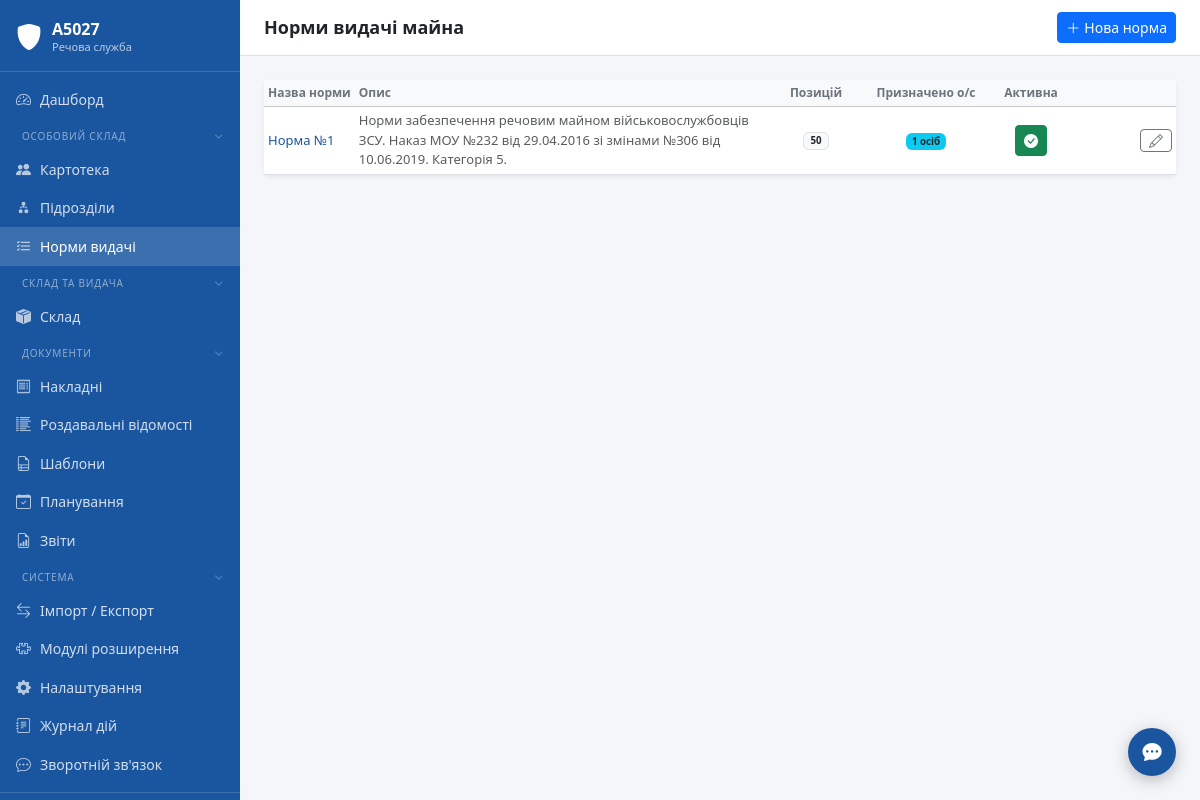
The page /supply-norms/ (signed in) on the database its author committed.
### tables this page shows
CREATE TABLE settings (
            key TEXT PRIMARY KEY,
            value TEXT NOT NULL DEFAULT '',
            updated_at TEXT NOT NULL DEFAULT (datetime('now','localtime'))
        );

CREATE TABLE supply_norms (
            id          INTEGER PRIMARY KEY AUTOINCREMENT,
            name        TEXT NOT NULL UNIQUE,
            description TEXT,
            is_active   INTEGER NOT NULL DEFAULT 1,
            created_at  TEXT NOT NULL DEFAULT (datetime('now','localtime')),
            updated_at  TEXT NOT NULL DEFAULT (datetime('now','localtime'))
        );

### modules/supply_norms/routes.py (the view)
@bp.route("/")
@login_required
def index():
    conn = get_connection()
    norms = conn.execute("""
        SELECT sn.*,
               COUNT(DISTINCT sni.id)  AS items_count,
               COUNT(DISTINCT p.id)    AS assigned_count
        FROM supply_norms sn
        LEFT JOIN supply_norm_items sni ON sni.norm_id = sn.id
        LEFT JOIN personnel p ON p.norm_id = sn.id AND p.is_active = 1
        GROUP BY sn.id
        ORDER BY sn.is_active DESC, sn.name
    """).fetchall()
    conn.close()
    return render_template("supply_norms/index.html", norms=norms)

### templates/supply_norms/index.html (shortened to what this page needs)
{% extends "base.html" %}
{% block page_title %}Норми видачі майна{% endblock %}
{% block topbar_actions %}
<a href="{{ url_for('supply_norms.new') }}" class="btn btn-sm btn-primary">
    <i class="bi bi-plus-lg me-1"></i>Нова норма
</a>
{% endblock %}
{% block content %}
{% if norms %}
<div class="card border-0 shadow-sm">
    <div class="card-body p-0">
        <table class="table table-sm table-hover mb-0 align-middle">
            <thead class="table-light">
                <tr>
                    <th>Назва норми</th>
                    <th>Опис</th>
                    <th style="width:100px" class="text-center">Позицій</th>
                    <th style="width:120px" class="text-center">Призначено о/с</th>
                    <th style="width:90px" class="text-center">Активна</th>
                    <th style="width:100px"></th>
                </tr>
            </thead>
            <tbody>
                {% for n in norms %}
                <tr class="{{ 'text-muted' if not n.is_active }}">
                    <td>
                        <a href="{{ url_for('supply_norms.edit', norm_id=n.id) }}"
                           class="fw-medium text-decoration-none">
                            {{ n.name }}
                        </a>
                    </td>
                    <td class="text-muted small">{{ n.description or '—' }}</td>
                    <td class="text-center">
                        <span class="badge bg-light text-dark border">{{ n.items_count }}</span>
                    </td>
                    <td class="text-center">
                        {% if n.assigned_count %}
                        <span class="badge bg-info text-dark">{{ n.assigned_count }} осіб</span>
                        {% else %}
                        <span class="text-muted small">—</span>
                        {% endif %}
                    </td>
                    <td class="text-center">
                        <button type="button"
                                class="btn btn-sm {{ 'btn-success' if n.is_active else 'btn-outline-secondary' }} btn-toggle-norm"
                                data-norm-id="{{ n.id }}"
                                title="{{ 'Деактивувати' if n.is_active else 'Активувати' }}">
                            <i class="bi {{ 'bi-check-circle-fill' if n.is_active else 'bi-circle' }}"></i>
                        </button>
                    </td>
                    <td class="text-end">
                        <a href="{{ url_for('supply_norms.edit', norm_id=n.id) }}"
                           class="btn btn-sm btn-outline-secondary py-0">
                            <i class="bi bi-pencil"></i>
                        </a>
                    </td>
                </tr>
                {% endfor %}
            </tbody>
        </table>
    </div>
</div>
{% endif %}
{% endblock %}

### templates/base.html (shortened to what this page needs)
<!DOCTYPE html>
<html lang="uk">
<head>
    <link rel="stylesheet" href="{{ url_for('static', filename='css/bootstrap.min.css') }}">
    <link rel="stylesheet" href="{{ url_for('static', filename='css/bootstrap-icons.min.css') }}">
    <link rel="stylesheet" href="{{ url_for('static', filename='css/main.css') }}">
    <link rel="stylesheet" href="{{ url_for('static', filename='css/theme-' ~ (session.get('theme') or 'default') ~ '.css') }}">
</head>
<body>
<div class="app-wrapper">
    <nav class="app-sidebar">
        <a class="sidebar-brand" href="{{ url_for('dashboard') }}">
            <i class="bi bi-shield-fill sidebar-brand-icon"></i>
            <div class="sidebar-brand-text">
                <div class="title">{{ unit_name }}</div>
                <div class="subtitle">Речова служба</div>
            </div>
        </a>
        {%- set _in_docs = request.blueprint in ('invoices','rv','doc_templates','planning','reports') %}
        {%- set _in_plugins = plugin_menu_items and request.path and plugin_menu_items | selectattr('url') | list | length > 0 %}
        {%- set _sidebar_extra = slot('sidebar.items') %}
        {%- set _in_extra = _sidebar_extra and _sidebar_extra | length > 0 %}
        {%- set _in_system = request.blueprint in ('import_export','plugins','settings','audit') or request.path.startswith('/settings/') or request.path.startswith('/audit/') %}
        <ul class="nav flex-column sidebar-nav">
            <li class="nav-item">
                <a class="nav-link {% if request.endpoint == 'dashboard' %}active{% endif %}"
                   href="{{ url_for('dashboard') }}">
                    <i class="bi bi-speedometer2"></i> Дашборд
                </a>
            </li>
            <li>
                <button class="nav-section-toggle" data-section="os">
                    <span>Особовий склад</span>
                    <i class="bi bi-chevron-down nav-section-chevron"></i>
                </button>
            </li>
            <li class="nav-section-body" data-section-body="os">
                <ul class="nav flex-column">
                    <li class="nav-item">
                        <a class="nav-link {% if request.blueprint == 'personnel' %}active{% endif %}"
                           href="/personnel/">
                            <i class="bi bi-people-fill"></i> Картотека
                        </a>
                    </li>
                    <li class="nav-item">
                        <a class="nav-link {% if request.path == '/units/' or request.path.startswith('/units/') %}active{% endif %}"
                           href="/units/">
                            <i class="bi bi-diagram-2-fill"></i> Підрозділи
                        </a>
                    </li>
                    <li class="nav-item">
                        <a class="nav-link {% if request.blueprint == 'supply_norms' %}active{% endif %}"
                           href="/supply-norms/">
                            <i class="bi bi-list-check"></i> Норми видачі
                        </a>
                    </li>
                </ul>
            </li>
            <li>
                <button class="nav-section-toggle" data-section="sklad">
                    <span>Склад та видача</span>
                    <i class="bi bi-chevron-down nav-section-chevron"></i>
                </button>
            </li>
            <li class="nav-section-body" data-section-body="sklad">
                <ul class="nav flex-column">
                    <li class="nav-item">
                        <a class="nav-link {% if request.blueprint == 'warehouse' %}active{% endif %}"
                           href="/warehouse/">
                            <i class="bi bi-box-seam-fill"></i> Склад
                        </a>
                    </li>
                </ul>
            </li>
            <li>
                <button class="nav-section-toggle" data-section="docs"
                        {% if _in_docs %}data-default-open="1"{% endif %}>
                    <span>Документи</span>
                    <i class="bi bi-chevron-down nav-section-chevron"></i>
                </button>
            </li>
            <li class="nav-section-body" data-section-body="docs">
                <ul class="nav flex-column">
                    <li class="nav-item">
                        <a class="nav-link {% if request.blueprint == 'invoices' %}active{% endif %}"
                           href="/invoices/">
                            <i class="bi bi-receipt"></i> Накладні
                        </a>
                    </li>
                    <li class="nav-item">
                        <a class="nav-link {% if request.blueprint == 'rv' %}active{% endif %}"
                           href="/rv/">
                            <i class="bi bi-list-columns-reverse"></i> Роздавальні відомості
                        </a>
                    </li>
                    <li class="nav-item">
                        <a class="nav-link {% if request.blueprint == 'doc_templates' %}active{% endif %}"
                           href="/doc-templates/">
                            <i class="bi bi-file-earmark-ruled"></i> Шаблони
                        </a>
                    </li>
                    <li class="nav-item">
                        <a class="nav-link {% if request.blueprint == 'planning' %}active{% endif %}"
                           href="{{ url_for('planning.index') }}">
                            <i class="bi bi-calendar-check"></i> Планування
                        </a>
                    </li>
                    <li class="nav-item">
                        <a class="nav-link {% if request.blueprint == 'reports' %}active{% endif %}"
                           href="{{ url_for('reports.index') }}">
                            <i class="bi bi-file-earmark-bar-graph"></i> Звіти
                        </a>
                    </li>
                </ul>
            </li>
            <li>
                <button class="nav-section-toggle" data-section="system"
                        {% if _in_system %}data-default-open="1"{% endif %}>
                    <span>Система</span>
                    <i class="bi bi-chevron-down nav-section-chevron"></i>
                </button>
            </li>
            <li class="nav-section-body" data-section-body="system">
                <ul class="nav flex-column">
                    <li class="nav-item">
                        <a class="nav-link {% if request.blueprint == 'import_export' %}active{% endif %}"
                           href="{{ url_for('import_export.index') }}">
                            <i class="bi bi-arrow-left-right"></i> Імпорт / Експорт
                        </a>
                    </li>
                    <li class="nav-item">
                        <a class="nav-link {% if request.blueprint == 'plugins' %}active{% endif %}"
                           href="{{ url_for('plugins.index') }}">
                            <i class="bi bi-puzzle"></i> Модулі розширення
                        </a>
                    </li>
                    <li class="nav-item">
                        <a class="nav-link {% if request.path.startswith('/settings/') %}active{% endif %}"
                           href="/settings/">
                            <i class="bi bi-gear-fill"></i> Налаштування
                        </a>
                    </li>
                    <li class="nav-item">
                        <a class="nav-link {% if request.path.startswith('/audit/') %}active{% endif %}"
                           href="/audit/">
                            <i class="bi bi-journal-text"></i> Журнал дій
                        </a>
                    </li>
                    <li class="nav-item">
                        <a class="nav-link {% if request.path.startswith('/feedback') %}active{% endif %}"
                           href="/feedback/">
                            <i class="bi bi-chat-dots"></i> Зворотній зв'язок
                        </a>
                    </li>
                </ul>
            </li>
        </ul>
        <div class="sidebar-footer">
        </div>
    </nav>
    <div class="app-main">
        <div class="app-topbar">
            <h1>{% block page_title %}{% endblock %}</h1>
            <div class="d-flex gap-2">
                {% block topbar_actions %}{% endblock %}
            </div>
        </div>
        <div class="app-content">
            {% block content %}{% endblock %}
        </div>
    </div>
</div>
<div class="toast-container-fixed" id="toastContainer">
{% if session.get('user_id') %}
<button id="fbFloatBtn" title="Зворотній зв'язок / Повідомити про помилку"
        data-bs-toggle="modal" data-bs-target="#feedbackModal"
        style="position:fixed;bottom:1.5rem;right:1.5rem;z-index:1040;
               width:48px;height:48px;border-radius:50%;
               background:var(--app-primary);color:#fff;border:none;
               box-shadow:0 4px 16px rgba(0,0,0,.25);font-size:1.2rem;
               display:flex;align-items:center;justify-content:center;
               transition:transform .15s;">
    <i class="bi bi-chat-dots-fill"></i>
</button>
{% endif %}
</div></div>
</body>
</html>

### rows shown on the page
settings: value "А5027"
supply_norms: name "Норма №1", description "Норми забезпечення речовим майном військовослужбовців ЗСУ. Наказ МОУ №232 від 29.04.2016 зі змінами №306 від 10.06.2019. Категорія 5.", items_count "50", assigned_count "1"
